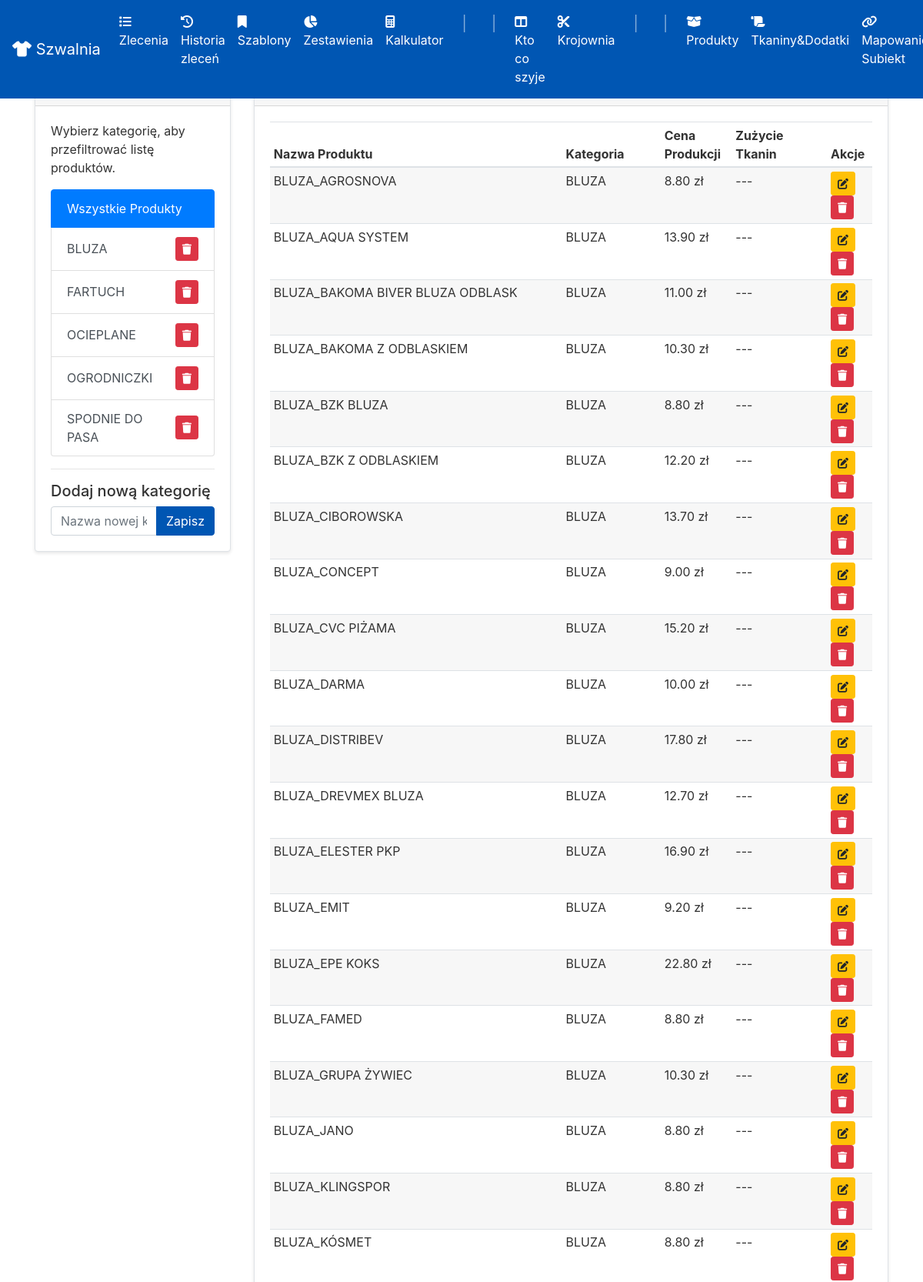
Page /products (upper part) on the committed database.
### app/models.py (models this page shows, shortened)
class ProductCategory(db.Model):
    id = db.Column(db.Integer, primary_key=True)
    name = db.Column(db.String(100), nullable=False, unique=True)

class Product(db.Model):
    id = db.Column(db.Integer, primary_key=True)
    name = db.Column(db.String(100), nullable=False, unique=True)
    description = db.Column(db.Text, nullable=True)
    production_price = db.Column(db.Float, nullable=False, default=0.0)
    category_id = db.Column(db.Integer, db.ForeignKey('product_category.id'), nullable=True)
    category = db.relationship('ProductCategory', backref='products')
    fabrics_needed = db.relationship('ProductFabric', backref='product', lazy=True, cascade="all, delete-orphan")
    materials_needed = db.relationship('ProductMaterial', backref='product', lazy=True, cascade="all, delete-orphan")
    order_items = db.relationship('OrderItem', backref='product')

### app/routes.py (the view)
@app.route('/products')
def products_list():
    categories = ProductCategory.query.order_by(ProductCategory.name).all()
    category_filter_id = request.args.get('category_id', type=int)
    query = Product.query
    if category_filter_id:
        query = query.filter_by(category_id=category_filter_id)
    products = query.order_by(Product.name).all()
    form = ProductCategoryForm()
    return render_template('products_list.html', products=products, categories=categories,
                           form=form, current_category_id=category_filter_id)

### app/forms.py
class ProductCategoryForm(FlaskForm):
    name = StringField('Nazwa kategorii', validators=[DataRequired()])
    submit = SubmitField('Zapisz')

### app/routes.py (called while the page is built)
@app.context_processor
def inject_in_progress_orders():
    all_in_progress = Order.query.filter_by(status='W REALIZACJI').order_by(Order.deadline).all()
    krojownia_orders = []
    szwalnia_orders = []
    for order in all_in_progress:
        order.total_quantity = sum(item.quantity for item in order.order_items)
        if order.cutting_table == 'skrojone' and order.assigned_team is not None:
            szwalnia_orders.append(order)
        elif order.cutting_table is not None and order.cutting_table != 'skrojone':
            krojownia_orders.append(order)
    return dict(krojownia_in_progress=krojownia_orders, szwalnia_in_progress=szwalnia_orders)

### app/templates/products_list.html (shortened to what this page needs)
{% extends "base.html" %}
{% block content %}
<div class="row">
    <div class="col-lg-3">
        <div class="card">
            <div class="card-header d-flex justify-content-between align-items-center">
                <h4> Kategorie</h4>
                <button class="btn btn-sm btn-secondary" type="button" data-toggle="collapse" data-target="#categoryManagementCollapse" aria-expanded="true" aria-controls="categoryManagementCollapse">
                </button>
            </div>
            <div class="collapse show" id="categoryManagementCollapse">
                <div class="card-body">
                    <p>Wybierz kategorię, aby przefiltrować listę produktów.</p>
                    <div class="list-group">
                        <a href="{{ url_for('products_list') }}" class="list-group-item list-group-item-action {% if not current_category_id %}active{% endif %}">
                            Wszystkie Produkty
                        </a>
                        {% for category in categories %}
                        <a href="{{ url_for('products_list', category_id=category.id) }}"
                           class="list-group-item list-group-item-action d-flex justify-content-between align-items-center {% if current_category_id == category.id %}active{% endif %}">
                            {{ category.name }}
                            <form method="POST" action="{{ url_for('delete_product_category', category_id=category.id) }}" onsubmit="return confirm('Czy na pewno chcesz usunąć tę kategorię?');" class="ml-2">
                                <button type="submit" class="btn btn-danger btn-sm"><i class="fas fa-trash"></i></button>
                            </form>
                        </a>
                        {% endfor %}
                    </div>
                    <hr>
                    <h5>Dodaj nową kategorię</h5>
                    <form method="POST" action="{{ url_for('add_product_category') }}">
                        <div class="input-group">
                            {{ form.name(class="form-control", placeholder="Nazwa nowej kategorii") }}
                            <div class="input-group-append">
                                {{ form.submit(class="btn btn-primary") }}
                            </div>
                        </div>
                    </form>
                </div>
            </div>
        </div>
    </div>
    <div class="col-lg-9">
        <div class="card">
            <div class="card-header d-flex justify-content-between align-items-center">
                <h4> Lista Produktów</h4>
                <div>
                    <button class="btn btn-info btn-sm" data-toggle="modal" data-target="#importModal"> Importuj z XLSX</button>
                    <a href="{{ url_for('add_product') }}" class="btn btn-success btn-sm"> Dodaj Nowy Produkt</a>
                </div>
            </div>
            <div class="card-body">
                <table class="table table-striped table-hover table-sm">
                    <thead>
                        <tr>
                            <th>Nazwa Produktu</th>
                            <th>Kategoria</th>
                            <th>Cena Produkcji</th>
                            <th>Zużycie Tkanin</th>
                            <th>Akcje</th>
                        </tr>
                    </thead>
                    <tbody>
                        {% for product in products %}
                        <tr>
                            <td>{{ product.name }}</td>
                            <td>{{ product.category.name if product.category else 'Brak' }}</td>
                            <td>{{ "%.2f zł"|format(product.production_price) }}</td>
                            <td>
                                {% if product.fabrics_needed %}
                                    <ul class="list-unstyled mb-0">
                                        {% for pf in product.fabrics_needed %}
                                            <li>{{ pf.fabric.name }}: <strong>{{ pf.usage_meters }} m</strong></li>
                                        {% endfor %}
                                    </ul>
                                {% else %}
                                    ---
                                {% endif %}
                            </td>
                            <td>
                                <a href="{{ url_for('edit_product', product_id=product.id) }}" class="btn btn-warning btn-sm" title="Edytuj"><i class="fas fa-edit"></i></a>
                                <form method="POST" action="{{ url_for('delete_product', product_id=product.id) }}" style="display:inline;" onsubmit="return confirm('Czy na pewno chcesz usunąć ten produkt?');">
                                    <button type="submit" class="btn btn-danger btn-sm" title="Usuń"><i class="fas fa-trash"></i></button>
                                </form>
                            </td>
                        </tr>
                        {% else %}
                        <tr>
                            <td colspan="5" class="text-center">Brak produktów w tej kategorii.</td>
                        </tr>
                        {% endfor %}
                    </tbody>
                </table>
            </div>
        </div>
    </div>
</div>
{% endblock %}

### rows in the picture
ProductCategory: name "BLUZA"
ProductCategory: name "FARTUCH"
ProductCategory: name "OCIEPLANE"
ProductCategory: name "OGRODNICZKI"
ProductCategory: name "SPODNIE DO PASA"
Product: name "BLUZA_AGROSNOVA", category "BLUZA", production_price "8.80 zł"
Product: name "BLUZA_AQUA SYSTEM", category "BLUZA", production_price "13.90 zł"
Product: name "BLUZA_BAKOMA BIVER BLUZA ODBLASK", category "BLUZA", production_price "11.00 zł"
Product: name "BLUZA_BAKOMA Z ODBLASKIEM", category "BLUZA", production_price "10.30 zł"
Product: name "BLUZA_BZK BLUZA", category "BLUZA", production_price "8.80 zł"
Product: name "BLUZA_BZK Z ODBLASKIEM", category "BLUZA", production_price "12.20 zł"
Product: name "BLUZA_CIBOROWSKA", category "BLUZA", production_price "13.70 zł"
Product: name "BLUZA_CONCEPT", category "BLUZA", production_price "9.00 zł"
Product: name "BLUZA_CVC PIŻAMA", category "BLUZA", production_price "15.20 zł"
Product: name "BLUZA_DARMA", category "BLUZA", production_price "10.00 zł"
Product: name "BLUZA_DISTRIBEV", category "BLUZA", production_price "17.80 zł"
Product: name "BLUZA_DREVMEX BLUZA", category "BLUZA", production_price "12.70 zł"
Product: name "BLUZA_ELESTER PKP", category "BLUZA", production_price "16.90 zł"
Product: name "BLUZA_EMIT", category "BLUZA", production_price "9.20 zł"
Product: name "BLUZA_EPE KOKS", category "BLUZA", production_price "22.80 zł"
Product: name "BLUZA_FAMED", category "BLUZA", production_price "8.80 zł"
Product: name "BLUZA_GRUPA ŻYWIEC", category "BLUZA", production_price "10.30 zł"
Product: name "BLUZA_JANO", category "BLUZA", production_price "8.80 zł"
Product: name "BLUZA_KLINGSPOR", category "BLUZA", production_price "8.80 zł"
Product: name "BLUZA_KÓSMET", category "BLUZA", production_price "8.80 zł"
